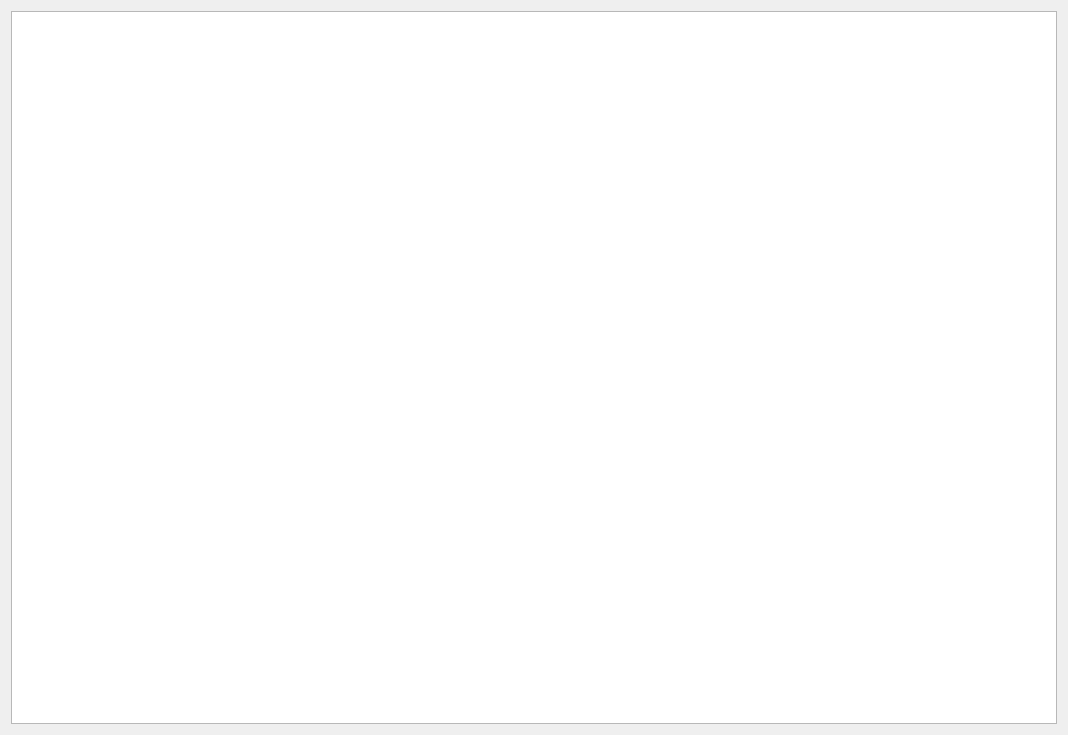
<?xml version="1.0" encoding="UTF-8"?>
<ui version="4.0">
 <class>childWindow</class>
 <widget class="QWidget" name="childWindow">
  <property name="geometry">
   <rect>
    <x>0</x>
    <y>0</y>
    <width>1068</width>
    <height>735</height>
   </rect>
  </property>
  <property name="windowTitle">
   <string>分析结果</string>
  </property>
  <layout class="QVBoxLayout" name="verticalLayout">
   <item>
    <widget class="QTableWidget" name="processTable">
     <property name="autoFillBackground">
      <bool>false</bool>
     </property>
    </widget>
   </item>
  </layout>
 </widget>
 <resources/>
 <connections/>
</ui>
